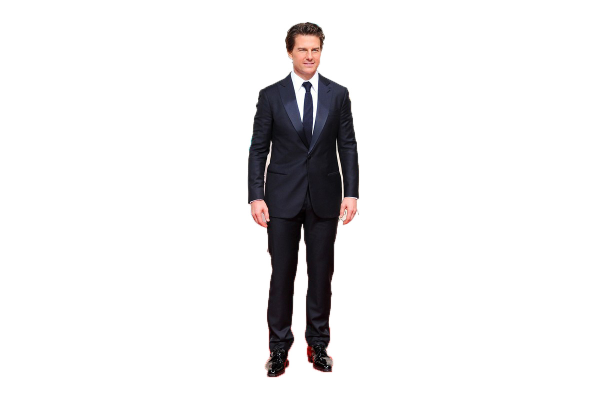
#> input picture cropped_photos/tom_cruise_cropped.jpg, 1222 x 815 px (shown at 1/2 size)
$ python destinate.py   (older library calls are emulated)
#> lines starting #> are read from the running program, lines starting #| are printed output that depends on the picture; after the words box and inside, x2 and y2 are one past the last pixel; in counts of white or black regions, pixels touching at a corner belong together
### process_segmentation.py
import matplotlib.pyplot as plt
import skimage.io as skio
import utils
import numpy as np
from skimage.segmentation import find_boundaries

def edge_detector(mask_im):
	gx, gy = np.gradient(mask_im)
	temp_edge = gy*gy + gx*gx
	temp_edge[temp_edge != 0.0] = 1.0
	return temp_edge

def get_body_part_mask(im, number):
	number = np.around(number*10/255, decimals=4)
	mask_im = np.zeros_like(im)
	mask_im[np.around(im, decimals=4) == number] = 1
	return mask_im

def segment_clusters_by_x(all_part_edges):
	all_hand_indices = np.argwhere(all_part_edges)
	hand_indices_sorted = np.sort(all_hand_indices[:,1])
	hand_indices_indices = np.argsort(all_hand_indices[:,1])
	diffs_arr = (hand_indices_sorted[1:]-hand_indices_sorted[:-1])
	max_diff_ind = np.argmax(diffs_arr)
	left_indices = all_hand_indices[hand_indices_indices[max_diff_ind+1:]]
	right_indices = all_hand_indices[hand_indices_indices[:max_diff_ind+1]]
	return left_indices, right_indices

# [6 lines left out: function get_full_body, not called in this run]

def get_left_hand(im):
	all_lefts = get_body_part_mask(im, 10)
	all_rights = get_body_part_mask(im, 11)
	all_hands = np.zeros_like(all_lefts)
	all_hands[all_lefts == 1] = 1
	all_hands[all_rights == 1] = 1
	left_hand = np.zeros_like(all_hands)
	all_hand_edges = edge_detector(all_hands)
	left_indices, right_indices = segment_clusters_by_x(all_hand_edges)
	left_hand[left_indices[:,0], left_indices[:,1]] = 1
	return left_hand

# [11 lines left out: function get_right_hand, not called in this run]

def get_left_forearm(im):
	left_fronts = get_body_part_mask(im, 6)
	left_backs = get_body_part_mask(im, 7)
	right_fronts = get_body_part_mask(im, 8)
	right_backs = get_body_part_mask(im, 9)
	all_lower_arms = np.zeros_like(left_fronts)
	all_lower_arms[(left_fronts==1)|(left_backs==1)|(right_fronts==1)|(right_backs==1)] = 1
	left_forearm = np.zeros_like(all_lower_arms)
	all_forearm_edges = edge_detector(all_lower_arms)
	left_inds, right_inds = segment_clusters_by_x(all_forearm_edges)
	left_forearm[left_inds[:,0], left_inds[:,1]] = 1
	return left_forearm

# [12 lines left out: function get_right_forearm, not called in this run]

def get_left_upper_arm(im):
	left_front,left_back =  get_body_part_mask(im,2), get_body_part_mask(im,3)
	right_front,right_back = get_body_part_mask(im,4), get_body_part_mask(im,5)
	all_upper_arms = np.zeros_like(left_front)
	all_upper_arms[(left_front==1)|(left_back==1)|(right_front==1)|(right_back==1)] = 1
	left_upper_arm = np.zeros_like(all_upper_arms)
	all_upper_arm_edges = edge_detector(all_upper_arms)
	left_inds, right_inds = segment_clusters_by_x(all_upper_arm_edges)
	left_upper_arm[left_inds[:,0], left_inds[:,1]] = 1
	return left_upper_arm

# [112 lines left out: functions get_right_upper_arm, get_left_thigh, get_right_thigh, get_left_calf, get_right_calf, get_left_foot and 4 more, not called in this run]

# [5 lines that do not run on import are left out]
	# [8 lines of commented-out code are left out]

### construct_bodypoints.py
import matplotlib.pyplot as plt
import skimage.io as skio
import utils
import process_segmentation as seg
import numpy as np
from scipy import signal
import time

class BodyPoints:
	def __init__(self, name, general_points):
		self.name = name
		self.general_points = general_points
		self.border_points = {}

	def add_border(self, points, name):
		self.border_points[name] = points

	def get_border(self, name):
		return self.border_points[name]


def find_border(e1, e2):
	bigger, smaller = None, None
	if np.sum(e1) > np.sum(e2):
		bigger = e1
		smaller = e2
	else:
		bigger = e2
		smaller = e1

	g_kernel = np.ones((3,3))
	smaller_grown = signal.convolve2d(smaller, g_kernel, mode="same")
	smaller_grown[smaller_grown!=0] = 1
	border = np.zeros_like(e1)
	border[(smaller_grown==1) & (bigger==1)] = 1
	return border

def construct_part(part, part_name, border_parts):
	bdypts = BodyPoints(part_name, np.argwhere(part))
	for b_name, b_part in border_parts.items():
		curr_border = find_border(part, b_part)
		bdypts.add_border(np.argwhere(curr_border), b_name)
	return bdypts

def construct_left_hand(im):
	left_hand = seg.get_left_hand(im)
	left_forearm = seg.get_left_forearm(im)
	border_dict = {"left_forearm": left_forearm}
	return construct_part(left_hand, "left_hand", border_dict)

# [5 lines left out: function construct_right_hand, not called in this run]

def construct_left_forearm(im):
	left_forearm = seg.get_left_forearm(im)
	left_hand = seg.get_left_hand(im)
	left_upper_arm = seg.get_left_upper_arm(im)
	border_dict = {"left_hand": left_hand, "left_upper_arm": left_upper_arm}
	return construct_part(left_forearm, "left_forearm", border_dict)

# [79 lines left out: functions construct_right_forearm, construct_left_upper_arm, construct_right_upper_arm, construct_left_foot, construct_right_foot, construct_left_calf and 5 more, not called in this run]

# [4 lines that do not run on import are left out]

### transform_midway.py
import numpy as np
import matplotlib.tri as tri
import matplotlib.pyplot as plt
import skimage.io as skio
import triangulate as my_tri
from skimage.draw import polygon
from scipy import interpolate
import cv2
import utils

# Method to apply a function to each channel of a color image
# [6 lines left out: function apply_channels, not called in this run]

# Computes operator that changes identity triangle into
# given points
def get_basic_basis(pts):
	t1 = np.zeros((3,3))
	s1 = np.append(pts[0], 1).T
	t1[:,2] = s1
	t1[:,1] = np.append(pts[1]-pts[0], 0).T
	t1[:,0] = np.append(pts[2]-pts[0], 0).T
	return t1

# Computes affine transformation to warp one triangle
# into another
def compute_affine(tri1_pts, tri2_pts):
	t1 = get_basic_basis(tri1_pts)
	t2 = get_basic_basis(tri2_pts)
	try:
		full_transform = t2 @ np.linalg.inv(t1)
	except np.linalg.LinAlgError as err:
		if 'Singular matrix' in str(err):
			full_transform = np.eye(3)
	return full_transform

# Returns an image warped into new points
def get_midshape_interp(im, pts, new_pts, tri):
	im_shape_2d = (im.shape[0], im.shape[1])
	warped_im = np.zeros(im.shape)
	all_tri_pts = None
	all_old_pts = None
	all_actual_old_pts = None
	for t in tri.simplices:
		# Compute affine transformation
		aff = compute_affine(pts[t], new_pts[t])
		rr, cc = polygon(new_pts[t][:,0], new_pts[t][:,1])
		tri_pts = np.vstack((rr, cc, np.ones((len(rr),))))
		rr, cc = polygon(pts[t][:,0], pts[t][:,1])
		actual_old_pts = np.vstack((rr, cc))
		# Inverse warping of points
		try:
			old_pts = (np.linalg.inv(aff) @ tri_pts)[:-1]
		except np.linalg.LinAlgError as err:
			old_pts = tri_pts[:-1]
		tri_pts = tri_pts[:-1]
		if all_tri_pts is None:
			all_tri_pts = tri_pts
			all_old_pts = old_pts
			all_actual_old_pts = actual_old_pts
		else:
			all_tri_pts = np.concatenate((all_tri_pts, tri_pts), axis=1)
			all_old_pts = np.concatenate((all_old_pts, old_pts), axis=1)
			all_actual_old_pts = np.concatenate((all_actual_old_pts, actual_old_pts), axis=1)
	def inverse_warp(chan):
		# Interpolation
		interp = interpolate.RectBivariateSpline(np.arange(0, im_shape_2d[0]), np.arange(0, im_shape_2d[1]), chan)
		return interp.ev(all_old_pts[1], all_old_pts[0])
	all_tri_pts = all_tri_pts.astype(int)
	warped_im[all_tri_pts[1],all_tri_pts[0],0] = inverse_warp(im[:,:,0])
	warped_im[all_tri_pts[1],all_tri_pts[0],1] = inverse_warp(im[:,:,1])
	warped_im[all_tri_pts[1],all_tri_pts[0],2] = inverse_warp(im[:,:,2])

	#interp = interpolator2d(x, y, )
	return warped_im

# Returns an image warped into new points
# [19 lines left out: function warp_fast, not called in this run]

def clip(im):
	clipped = apply_channels(im, lambda chan: np.clip(chan, 0 ,1))
	return im

# [21 lines that do not run on import are left out]

### utils.py
import matplotlib.pyplot as plt
import skimage.io as skio
import numpy as np
import os
from skimage.transform import rescale

# [5 lines left out: function scatter_pts, not called in this run]

# Shows image with plt
def show_image(im):
	plt.imshow(im)
	plt.show()

# If directory doesn't exist, makes directory at path
# Returns true if directory was created
# [26 lines left out: functions make_dir, apply_channels, read_im, save_im, not called in this run]

### triangulate.py
import numpy as np
import matplotlib.tri as tri
import matplotlib.pyplot as plt
import skimage.io as skio
from scipy.spatial import Delaunay

# Gets triangulation of points using scipy (current)
def triangulate_scipy(pts):
	return Delaunay(pts)

# Shows triangulation on image for scipy (current)
# [13 lines left out: functions show_triangles_scipy, show_triangles_ind, not called in this run]

# [19 lines that do not run on import are left out]

# middle is 35, 36
# right is 36, 35
# top is 33
# left is 44

### destinate.py
import construct_bodypoints as bpt
import matplotlib.pyplot as plt
import skimage.io as skio
import triangulate as tri
import numpy as np
from scipy import signal
from scipy.ndimage import binary_fill_holes
import skimage
import transform_midway as trans
import cv2
import utils

from scipy.interpolate import RectBivariateSpline
from scipy.spatial import ConvexHull, convex_hull_plot_2d

def pts_to_im(im, pts):
	new_im = np.zeros_like(im)
	new_im[pts[:,0], pts[:,1]] = 1
	return new_im

def im_to_pts(im):
	return np.argwhere(im)

# [37 lines left out: functions get_end_points, get_geometries, not called in this run]

def single_seg_geometry(im, border, shared_border, r):
	border_im = pts_to_im(im, border)
	shared_border_im = pts_to_im(im, shared_border)
	nonshared_border = im_to_pts(border_im - shared_border_im)
	start_geometry = nonshared_border[1::nonshared_border.shape[0]//9]
	hull = ConvexHull(nonshared_border)
	# [4 lines of commented-out code are left out]
	print(hull.vertices)
	start_geometry = nonshared_border[hull.vertices]

	target_geometry = []
	filled_border = binary_fill_holes(border_im).astype(int)
	blurred_border = skimage.filters.gaussian(filled_border, sigma=(3, 3), truncate=2)
	grad_x, grad_y = np.gradient(blurred_border)

	mags = []
	i = 0
	for point in start_geometry:
		dx = grad_x[int(point[0]), int(point[1])]
		dy = grad_y[int(point[0]), int(point[1])]
		mag = (dx**2 + dy**2)**0.5
		mags.append(mag!=0)
		if mag != 0:
			i+= 1
			dx /= mag
			dy /= mag
			target_geometry.append([int(point[0] - dx * r), int(point[1] - dy * r)])

	start_geometry = start_geometry[np.array(mags)]
	target_geometry = np.array(target_geometry)

	# ADD AVG TO START
	invariant_point = np.mean(start_geometry, axis=0)
	start_geometry = np.vstack((start_geometry, invariant_point))

	# ADD AVERAGE TO TARGET
	invariant_point = np.mean(target_geometry, axis=0)
	target_geometry = np.vstack((target_geometry, invariant_point))
	return start_geometry, target_geometry

r_1 = 50
r_2 = 8

joe = skio.imread("cropped_photos/tom_cruise_cropped.jpg")
#> joe is the input picture: shape (815, 1222, 3); mean R, G, B 235.8, 235, 235.5
joe_segs = skio.imread("segmentations/tom_segmentation.png", as_gray=True)
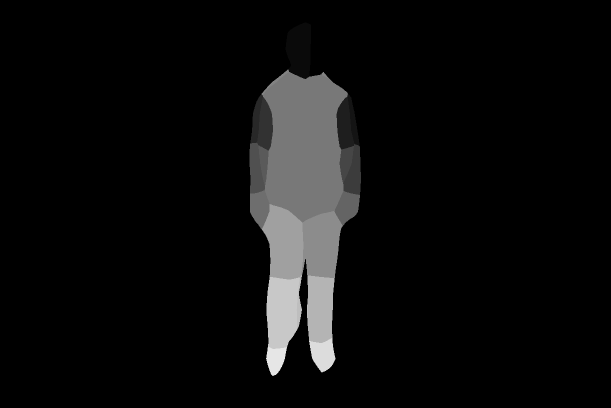
#> input picture segmentations/tom_segmentation.png, 1222 x 815 px (shown at 1/2 size)
#> joe_segs is the input picture: shape (815, 1222) float64; min 0, max 1, mean 0.947
left_hand = bpt.construct_left_hand(joe_segs)
#> in get_left_hand, `all_lefts = get_body_part_mask(im, 10)`:
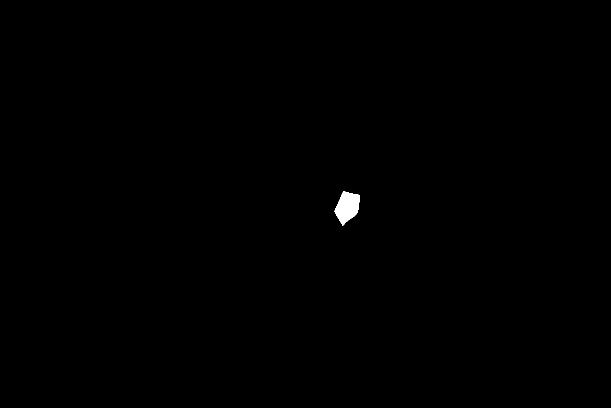
#> all_lefts: shape (815, 1222) float64 (shown at 1/2 size); values 0 (black) and 1 (white), 0.22% white; 1 white region, box (x1, y1, x2, y2) and area: (669, 382, 720, 452) 2231
#> in __init__, `self.general_points = general_points`: self.general_points = 338 pairs, first value 381 to 452, second value 668 to 720
#> the loop in construct_part, `for b_name, b_part in border_parts.items():` made 1 pass
#> g_kernel in find_border on pass 1: [[1, 1, 1], [1, 1, 1], [1, 1, 1]]

border = left_hand.general_points
#> border has the same summary as self.general_points in __init__
shared_border = left_hand.get_border("left_forearm")
#> shared_border = 72 pairs, first value 380 to 390, second value 686 to 720
# start_geometry, target_geometry = get_geometries(joe_segs, border, shared_border, r_1, r_2)
start_geometry, target_geometry = single_seg_geometry(joe_segs, border, shared_border, r_1)
#> in single_seg_geometry, `nonshared_border = im_to_pts(border_im - shared_border_im)`: nonshared_border = 278 pairs, first value 380 to 452, second value 668 to 720
#> in single_seg_geometry, `start_geometry = nonshared_border[1::nonshared_border.shape[0]//9]`: start_geometry = [[380, 687], [392, 720], [400, 679], [407, 718], [415, 672], [422, 716], [430, 673], [436, 703], [443, 680], [450, 685]]
#| [  1   0  24 132 144 152 184 274 277 201 175 163 155 139 111  79  43  17]
#> in single_seg_geometry, `start_geometry = nonshared_border[hull.vertices]`: start_geometry = 18 rows, first 8: [380, 687], [380, 686], [391, 681], [418, 669], [421, 668], [423, 668], [431, 672], [451, 684]
#> in single_seg_geometry, `grad_x, grad_y = np.gradient(blurred_border)`:
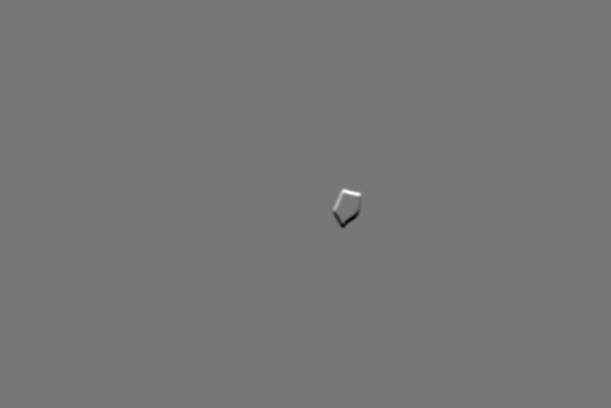
#> grad_x: shape (815, 1222) float64 (shown at 1/2 size); min -1.27e-20, max 1.44e-20, mean 3.2e-40; drawn with min black and max white
#> the loop in single_seg_geometry, `for point in start_geometry:` made 18 passes
#> (point, dx, dy, mag) on passes 1 to 8: ([380, 687], 0.973, 0.231, 1.11e-20), ([380, 686], 0.925, 0.379, 1.03e-20), ([391, 681], 0.395, 0.919, 1.48e-20), ([418, 669], 0.338, 0.941, 1.46e-20), ([421, 668], 0.0771, 0.997, 1.42e-20), ([423, 668], -0.152, 0.988, 1.42e-20), ([431, 672], -0.504, 0.864, 1.49e-20), ([451, 684], -0.931, 0.365, 1.14e-20)
#> after the loop in single_seg_geometry, `for point in start_geometry:`: i = 18; mags = [True, True, True, True, True, True, True, True, True, True, True, True, True, True, True, True, True, True]; target_geometry = [[331, 675], [333, 667], [371, 635], [401, 621], [417, 618], [430, 618], [456, 628], [497, 665], [501, 680], [473, 737], [458, 752], [448, 758], [441, 762], [428, 766], [418, 767], [410, 768], [399, 769], [350, 753]]
#> in single_seg_geometry, `target_geometry = np.array(target_geometry)`: target_geometry = 18 rows, first 8: [331, 675], [333, 667], [371, 635], [401, 621], [417, 618], [430, 618], [456, 628], [497, 665]
#> in single_seg_geometry, `invariant_point = np.mean(start_geometry, axis=0)`: invariant_point = [415.3, 696.9]
#> in single_seg_geometry, `start_geometry = np.vstack((start_geometry, invariant_point))`: start_geometry = 19 rows, first 8: [380, 687], [380, 686], [391, 681], [418, 669], [421, 668], [423, 668], [431, 672], [451, 684]
#> in single_seg_geometry, `invariant_point = np.mean(target_geometry, axis=0)`: invariant_point = [420.1, 702.2]
#> in single_seg_geometry, `target_geometry = np.vstack((target_geometry, invariant_point))`: target_geometry = 19 rows, first 8: [331, 675], [333, 667], [371, 635], [401, 621], [417, 618], [430, 618], [456, 628], [497, 665]

left_forearm = bpt.construct_left_forearm(joe_segs)
#> in edge_detector (call 4), `temp_edge[temp_edge != 0.0] = 1.0`:
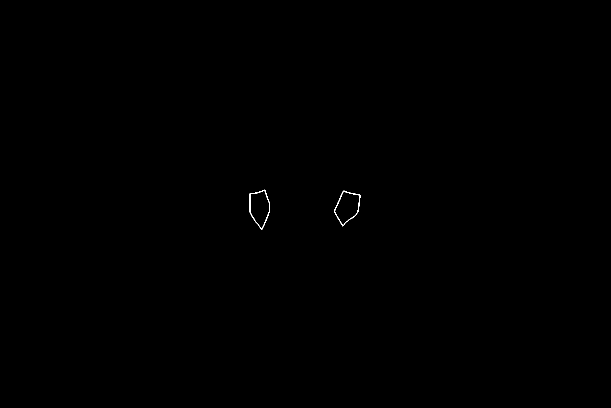
#> temp_edge: shape (815, 1222) float64 (shown at 1/2 size); values 0 (black) and 1 (white), 0.07% white in thin lines or dots, all inside (x1, y1, x2, y2) = (499, 379, 721, 460)
#> in edge_detector (call 5), `temp_edge[temp_edge != 0.0] = 1.0`:
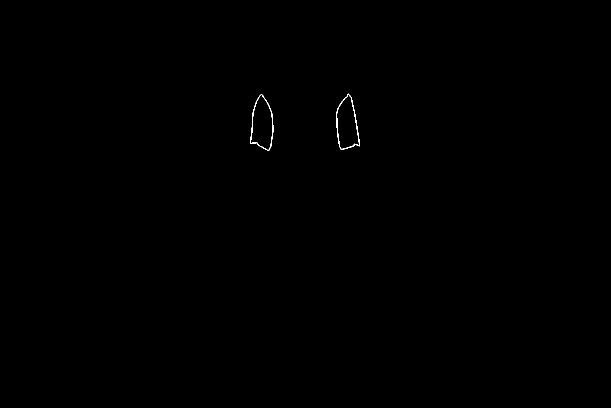
#> temp_edge: shape (815, 1222) float64 (shown at 1/2 size); values 0 (black) and 1 (white), 0.1% white in thin lines or dots, all inside (x1, y1, x2, y2) = (500, 187, 720, 302)
#> in get_left_upper_arm, `left_inds, right_inds = segment_clusters_by_x(all_upper_arm_edges)`: left_inds = 508 pairs, first value 187 to 299, second value 672 to 719; right_inds = 498 pairs, first value 188 to 301, second value 500 to 546
#> in get_left_upper_arm, `left_upper_arm[left_inds[:,0], left_inds[:,1]] = 1`:
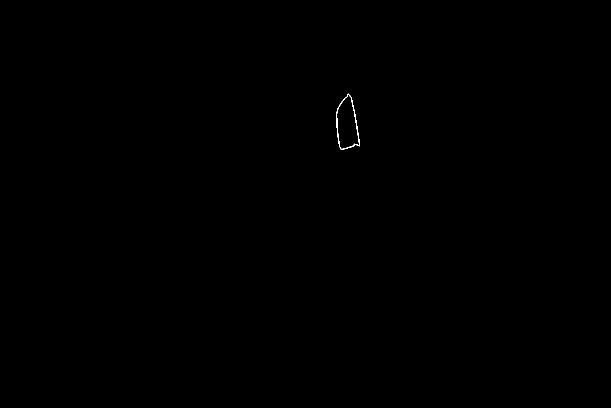
#> left_upper_arm: shape (815, 1222) float64 (shown at 1/2 size); values 0 (black) and 1 (white), 0.05% white in thin lines or dots, all inside (x1, y1, x2, y2) = (672, 187, 720, 300)
#> the loop in construct_part (call 2), `for b_name, b_part in border_parts.items():` made 2 passes
border = left_forearm.general_points
#> border = 500 pairs, first value 287 to 390, second value 678 to 722
shared_border = np.vstack((left_forearm.get_border("left_hand"), left_forearm.get_border("left_upper_arm")))
#> shared_border = 156 pairs, first value 287 to 390, second value 681 to 720
start, target = single_seg_geometry(joe_segs, border, shared_border, -r_2)
#| [338 356 357 349 289 201  81   6   2   0  13  16 114 138 194]
#> in single_seg_geometry (call 2), `start_geometry = nonshared_border[hull.vertices]`: start_geometry = 15 rows, first 8: [379, 686], [387, 719], [387, 720], [383, 721], [366, 722], [344, 722], [314, 721], [293, 720]
#> the loop in single_seg_geometry (call 2), `for point in start_geometry:` made 15 passes
#> (point, dx, dy, mag) on passes 1 to 8: ([379, 686], -0.286, 0.958, 1.42e-20), ([387, 719], -0.555, -0.832, 1.27e-20), ([387, 720], -0.444, -0.896, 1.35e-20), ([383, 721], -0.148, -0.989, 1.46e-20), ([366, 722], -0.136, -0.991, 1.46e-20), ([344, 722], 0.136, -0.991, 1.46e-20), ([314, 721], 0.136, -0.991, 1.46e-20), ([293, 720], 0.435, -0.9, 1.41e-20)
#> in single_seg_geometry (call 2), `target_geometry = np.array(target_geometry)`: target_geometry = 15 rows, first 8: [376, 693], [382, 712], [383, 712], [381, 713], [364, 714], [345, 714], [315, 713], [296, 712]
#> in single_seg_geometry (call 2), `start_geometry = np.vstack((start_geometry, invariant_point))`: start_geometry = 16 rows, first 8: [379, 686], [387, 719], [387, 720], [383, 721], [366, 722], [344, 722], [314, 721], [293, 720]
#> in single_seg_geometry (call 2), `target_geometry = np.vstack((target_geometry, invariant_point))`: target_geometry = 16 rows, first 8: [376, 693], [382, 712], [383, 712], [381, 713], [364, 714], [345, 714], [315, 713], [296, 712]
#> start has the same summary as start_geometry in single_seg_geometry; target has the same summary as target_geometry in single_seg_geometry
start_geometry = np.vstack((start, start_geometry))
#> start_geometry = 35 pairs, first value 289 to 452, second value 668 to 722
target_geometry = np.vstack((target, target_geometry))
#> target_geometry = 35 pairs, first value 295 to 501, second value 618 to 769

# [7 lines of commented-out code are left out]

plt.imshow(joe_segs)
plt.scatter(start_geometry[:,1], start_geometry[:,0], s=5, c="r")
plt.scatter(target_geometry[:,1], target_geometry[:,0], s=5, c="b")
plt.show()
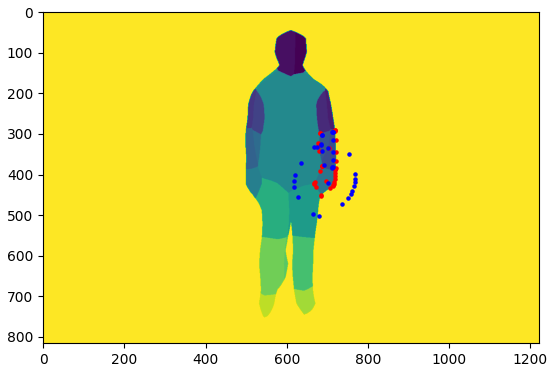
#> figure drawn by matplotlib, 1 panel

pts1 = np.fliplr(start_geometry)
#> pts1 = 35 pairs, first value 668 to 722, second value 289 to 452
pts2 = np.fliplr(target_geometry)
#> pts2 = 35 pairs, first value 618 to 769, second value 295 to 501
pts1_corners = np.vstack((pts1, np.array([[0, 0], [0, joe.shape[0]-1], [joe.shape[1]-1, 0], [joe.shape[1]-1, joe.shape[0]-1]])))
#> pts1_corners = 39 pairs, first value 0 to 1221, second value 0 to 814
pts2_corners = np.vstack((pts2, np.array([[0, 0], [0, joe.shape[0]-1], [joe.shape[1]-1, 0], [joe.shape[1]-1, joe.shape[0]-1]])))
#> pts2_corners has the same summary as pts1_corners
triangulation = tri.triangulate_scipy(pts2)
triangulation_corners = tri.triangulate_scipy(pts2_corners)

#tri.show_triangles_scipy(joe, joe, triangulation, pts1, pts2)

warped = trans.get_midshape_interp(joe/255, pts1, pts2, triangulation)
#> the loop in get_midshape_interp, `for t in tri.simplices:` made 47 passes
#> (t2 in compute_affine, aff, all_actual_old_pts) on pass 1: ([[58, 32, 635], [5, -38, 371], [0, 0, 1]], [[-50.8, -26, 45395.8], [-102.2, -43, 86782.2], [0, 0, 1]], [[681, 684, 685, 686, 686], [391, 384, 382, 379, 380]])
warped_corners = trans.get_midshape_interp(joe/255, pts1_corners, pts2_corners, triangulation_corners)
#> the loop in get_midshape_interp (call 2), `for t in tri.simplices:` made 68 passes
#> t2 in compute_affine on pass 1: [[0, -452, 1221], [-814, -415, 814], [0, 0, 1]]
utils.show_image(joe)
utils.show_image(warped)
#tri.show_triangles_ind(warped, triangulation, pts2)


# Just blurring
def apply_gaussian(im, kernal, sigma):
	g_kernal = cv2.getGaussianKernel(kernal, sigma)
	g_kernal = g_kernal @ g_kernal.T
	im_new = [0,0,0]
	for i in range(3):
		#im_new[i] = signal.convolve2d(im[:,:,i], g_kernal, mode="same")
		#im_new[i] = skimage.filters.gaussian(filled_border, sigma=(3, 3), truncate=2)
		im_new[i] = cv2.GaussianBlur(im[:,:,i], (kernal, kernal), sigma)
	return np.dstack(im_new)

# Laplacian stack blending from previous project
def blend_stack(im1, im2, mask, N, kernal, sigma, lap_mult=2, blur_mult=1, mask_kernal=55, mask_sigma=5):
	im1_blurred = apply_gaussian(im1, kernal, sigma)
	im2_blurred = apply_gaussian(im2, kernal, sigma)
	im1_lapped = im1 - im1_blurred
	im2_lapped = im2 - im2_blurred
	print("N ==", N)
	blurred_mask = apply_gaussian(mask, mask_kernal, mask_sigma)
	im1_lap_set = lap_mult*blurred_mask*im1_lapped
	im2_lap_set = lap_mult*(1-blurred_mask)*im2_lapped
	im1_blur_set = blur_mult*blurred_mask*im1_blurred
	im2_blur_set = blur_mult*(1-blurred_mask)*im2_blurred
	blended = im1_blur_set + im1_lap_set + im2_blur_set + im2_lap_set
	#utils.show_image(blended)
	if N == 0:
		return blended
	return blended + blend_stack(im1_blurred, im2_blurred, blurred_mask, N-1, kernal, sigma)

mask = np.zeros_like(warped)
mask[warped != 0] = 1
utils.show_image(mask)
blended = blend_stack(warped_corners, joe/255, mask, 4, 55, 35, lap_mult=3, blur_mult=1, mask_kernal=45, mask_sigma=25)
utils.show_image(blended/5)

# [10 lines of commented-out code are left out]
